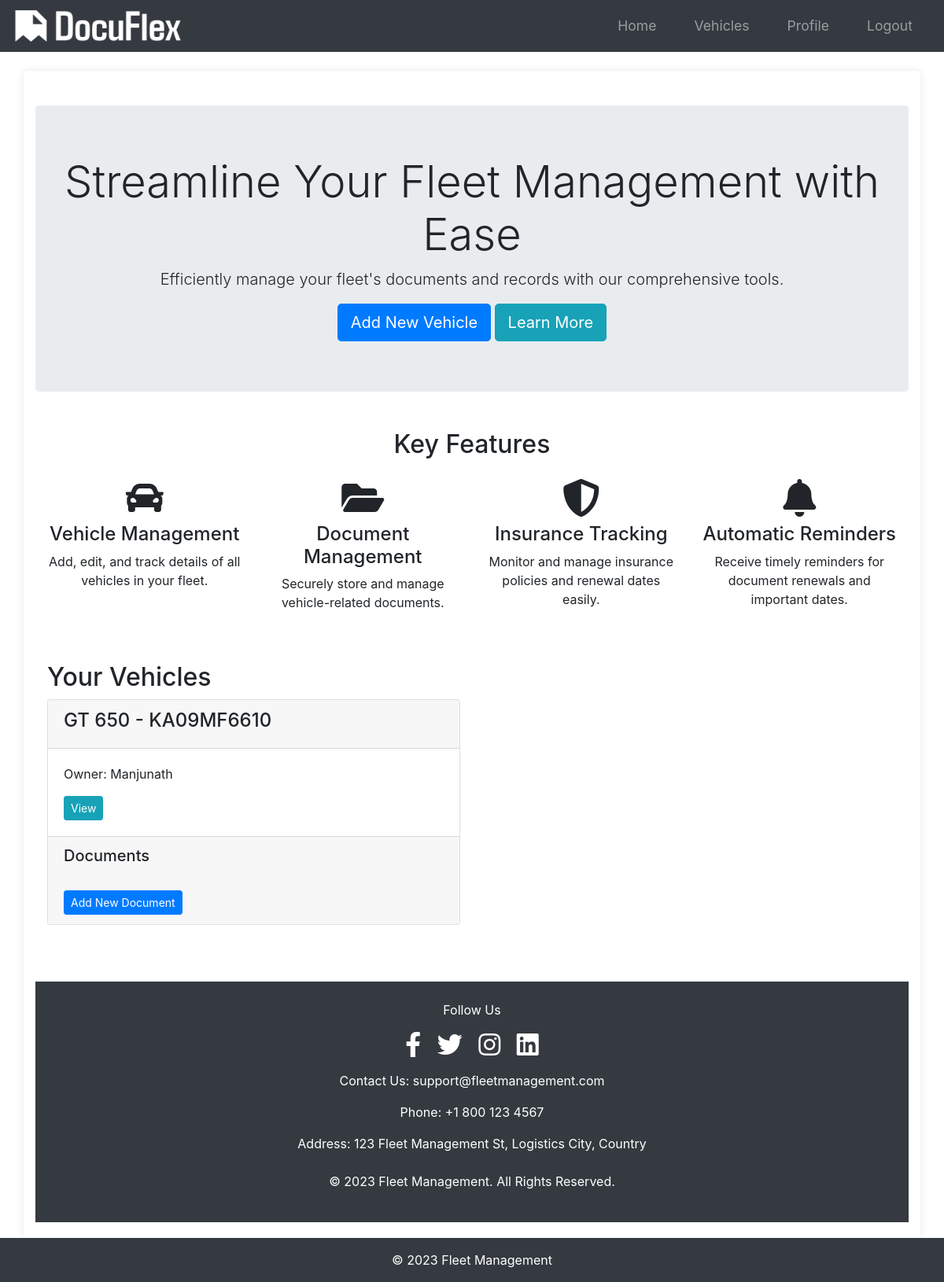
Screenshot of /home (signed in) with the database file from the repository.
### app/models.py (models this page shows)
class Vehicle(db.Model):
    id = db.Column(db.Integer, primary_key=True)
    name = db.Column(db.String(100), nullable=False)
    vehicle_number = db.Column(db.String(100), unique=True, nullable=False)
    user_id = db.Column(db.Integer, db.ForeignKey("user.id"), nullable=False)
    documents = db.relationship(
        "Document", backref="vehicle", lazy=True, cascade="all, delete-orphan"
    )

class User(db.Model, UserMixin):
    id = db.Column(db.Integer, primary_key=True)
    username = db.Column(db.String(20), unique=True, nullable=False)
    email = db.Column(db.String(120), unique=True, nullable=False)
    phone = db.Column(db.String(20), nullable=True)  # Add phone field
    image_file = db.Column(db.String(20), nullable=False, default="default.jpg")
    password = db.Column(db.String(60), nullable=False)
    vehicles = db.relationship("Vehicle", backref="owner", lazy=True)
    compliance_alerts = db.relationship('ComplianceAlert', backref='user', lazy=True)

### app/routes.py (the view)
@main.route("/home")
@login_required
def home():
    vehicles = Vehicle.query.filter_by(owner=current_user).all()
    return render_template("home.html", vehicles=vehicles)

### app/__init__.py (called while the page is built)
def create_app(config_class=Config):
    app = Flask(__name__)
    app.config.from_object(config_class)
    db.init_app(app)
    bcrypt.init_app(app)
    login_manager.init_app(app)
    mail.init_app(app)
    migrate.init_app(app, db)
    login_manager.login_view = "main.login"
    login_manager.login_message_category = "info"
    from app.models import User
    @login_manager.user_loader
    def load_user(user_id):
        return User.query.get(int(user_id))
    from app.routes import main as main_blueprint
    app.register_blueprint(main_blueprint)
    scheduler = BackgroundScheduler()
    scheduler.add_job(check_document_expirations, "interval", hours=24)
    scheduler.start()
    return app

### app/templates/home.html (shortened to what this page needs)
{% extends "base.html" %}
{% block content %}
<div class="jumbotron text-center mt-4">
    <h1 class="display-4">Streamline Your Fleet Management with Ease</h1>
    <p class="lead">Efficiently manage your fleet's documents and records with our comprehensive tools.</p>
    {% if current_user.is_authenticated %}
        <a class="btn btn-primary btn-lg" href="{{ url_for('main.new_vehicle') }}" role="button">Add New Vehicle</a>
        <a class="btn btn-info btn-lg" href="{{ url_for('main.learn_more') }}" role="button">Learn More</a>
    {% else %}
        <a class="btn btn-primary btn-lg" href="{{ url_for('main.register') }}" role="button">Get Started</a>
        <a class="btn btn-secondary btn-lg" href="{{ url_for('main.login') }}" role="button">Login</a>
    {% endif %}
</div>
<div class="container mt-5">
    <h2 class="text-center">Key Features</h2>
    <div class="row mt-4">
        <div class="col-md-3 text-center">
            <i class="fas fa-car fa-3x mb-2"></i>
            <h4>Vehicle Management</h4>
            <p>Add, edit, and track details of all vehicles in your fleet.</p>
        </div>
        <div class="col-md-3 text-center">
            <i class="fas fa-folder-open fa-3x mb-2"></i>
            <h4>Document Management</h4>
            <p>Securely store and manage vehicle-related documents.</p>
        </div>
        <div class="col-md-3 text-center">
            <i class="fas fa-shield-alt fa-3x mb-2"></i>
            <h4>Insurance Tracking</h4>
            <p>Monitor and manage insurance policies and renewal dates easily.</p>
        </div>
        <div class="col-md-3 text-center">
            <i class="fas fa-bell fa-3x mb-2"></i>
            <h4>Automatic Reminders</h4>
            <p>Receive timely reminders for document renewals and important dates.</p>
        </div>
    </div>
</div>
{% if current_user.is_authenticated %}
    <div class="container mt-5">
        <h2>Your Vehicles</h2>
        <div class="row">
            {% for vehicle in vehicles %}
            <div class="col-lg-6 mb-4">
                <div class="card">
                    <div class="card-header">
                        <h4>{{ vehicle.name }} - {{ vehicle.vehicle_number }}</h4>
                    </div>
                    <div class="card-body">
                        <p class="card-text">Owner: {{ vehicle.owner.username }}</p>
                        <a href="{{ url_for('main.view_vehicle', vehicle_id=vehicle.id) }}" class="btn btn-info btn-sm">View</a>
                    </div>
                    <div class="card-footer">
                        <h5 class="mb-3">Documents</h5>
                        <a href="{{ url_for('main.add_document', vehicle_id=vehicle.id) }}" class="btn btn-primary btn-sm mt-3">Add New Document</a>
                    </div>
                </div>
            </div>
            {% endfor %}
        </div>
    </div>
{% endif %}
<footer class="footer bg-dark text-white mt-5 py-4">
    <div class="container text-center">
        <p>Follow Us</p>
        <a href="https://www.facebook.com" target="_blank" class="text-white mx-2"><i class="fab fa-facebook-f fa-2x"></i></a>
        <a href="https://www.twitter.com" target="_blank" class="text-white mx-2"><i class="fab fa-twitter fa-2x"></i></a>
        <a href="https://www.instagram.com" target="_blank" class="text-white mx-2"><i class="fab fa-instagram fa-2x"></i></a>
        <a href="https://www.linkedin.com" target="_blank" class="text-white mx-2"><i class="fab fa-linkedin fa-2x"></i></a>
        <div class="mt-3">
            <p>Contact Us: <a href="mailto:support@fleetmanagement.com" class="text-white">support@fleetmanagement.com</a></p>
            <p>Phone: +1 800 123 4567</p>
            <p>Address: 123 Fleet Management St, Logistics City, Country</p>
        </div>
        <p class="mt-4">&copy; 2023 Fleet Management. All Rights Reserved.</p>
    </div>
</footer>
{% endblock %}

### app/static/styles.css (style rules this page uses)
body { font-family: Arial, sans-serif; margin: 0; padding: 0; background-color: #f4f4f4; }
.container { width: 80%; margin: 0 auto; }
.btn-primary { display: inline-block; background-color: #5cb85c; color: #fff; padding: 10px 20px; border: none; border-radius: 5px; cursor: pointer; text-decoration: none; }
body { font-family: Arial, sans-serif; margin: 0; padding: 0; }
.btn-primary { display: inline-block; padding: 0.75rem 1.25rem; border: none; border-radius: 4px; background-color: #007bff; color: #fff; text-align: center; cursor: pointer; }

### app/templates/base.html (style rules this page uses)
html, body { height: 100%; margin: 0; display: flex; flex-direction: column; }
.container { flex: 1; }
.footer { background-color: #343a40; color: white; }

### rows the page displays
Vehicle: name "GT 650", vehicle_number "KA09MF6610", owner.username "Manjunath"
